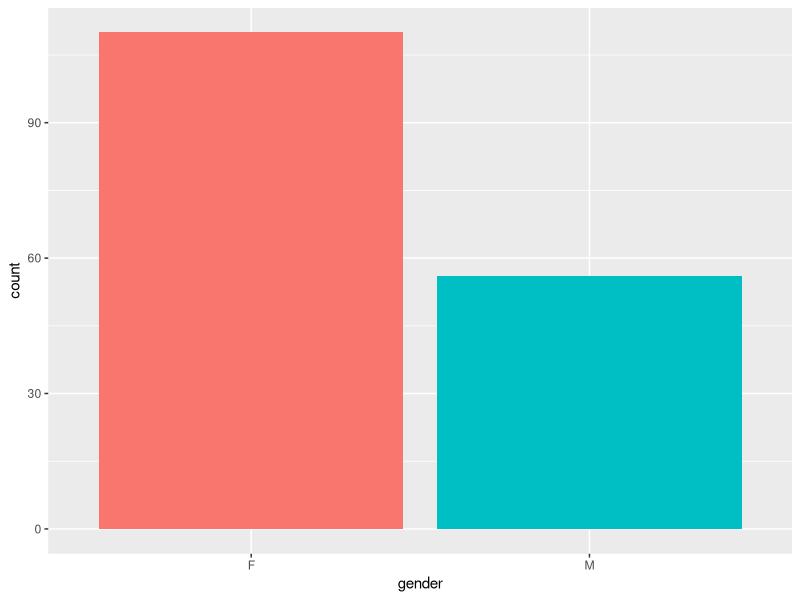
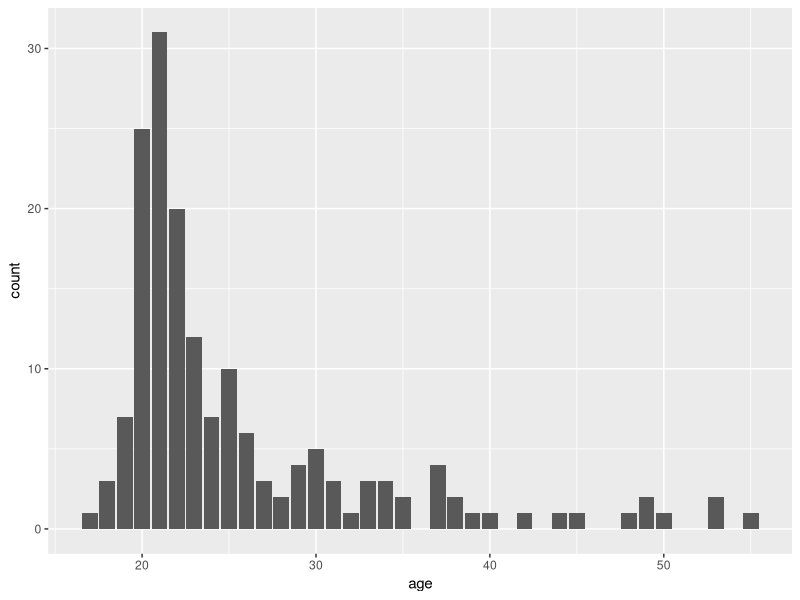
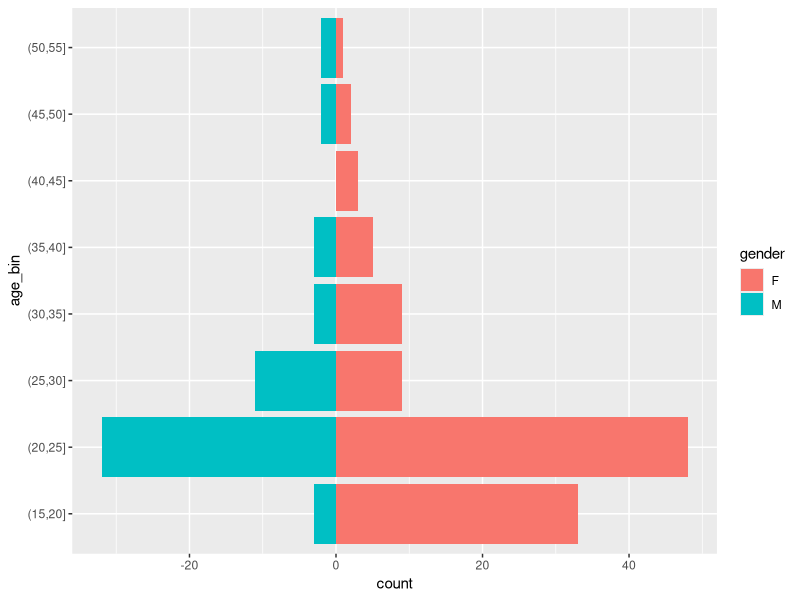
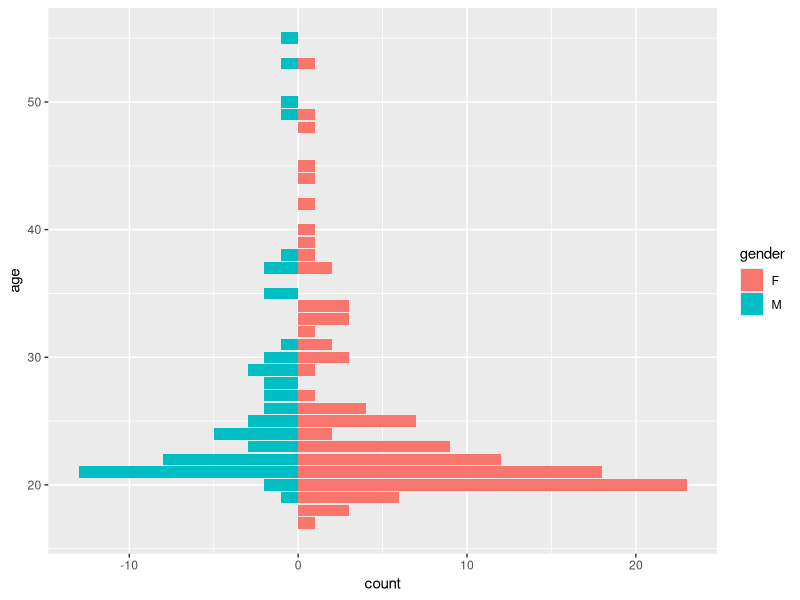
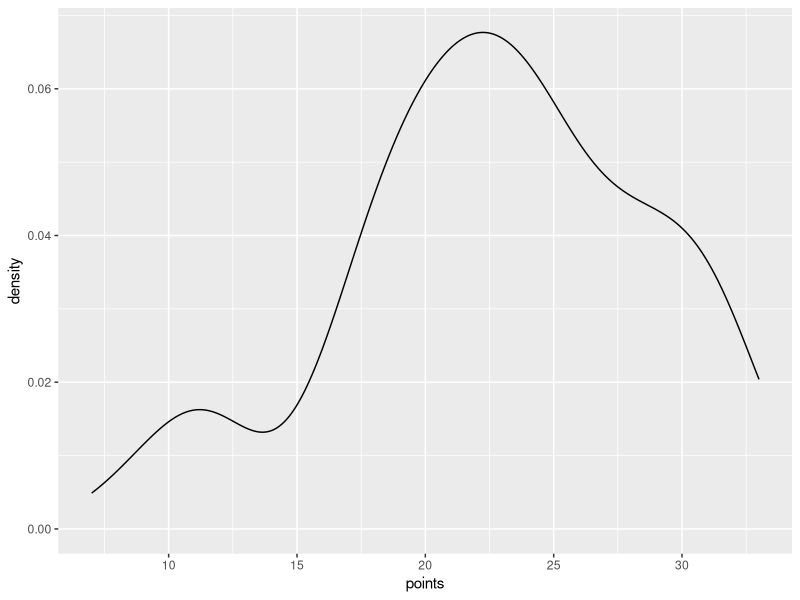
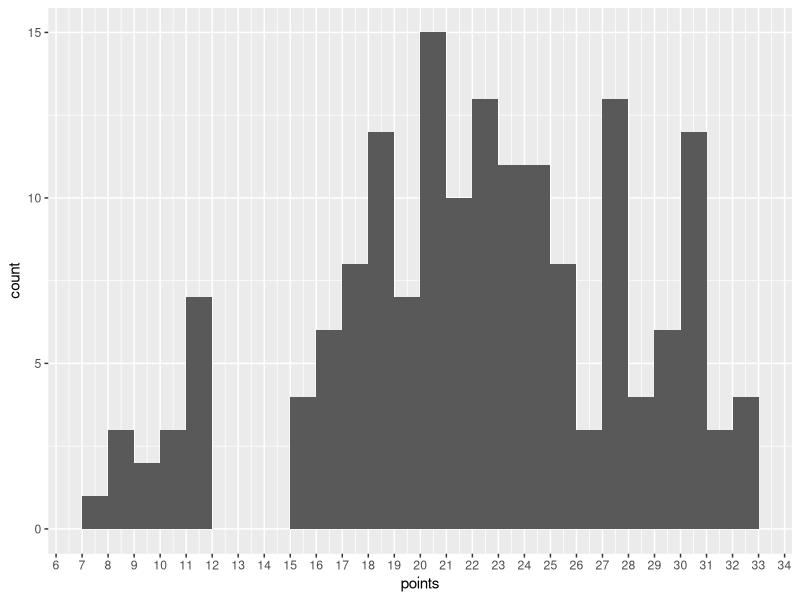
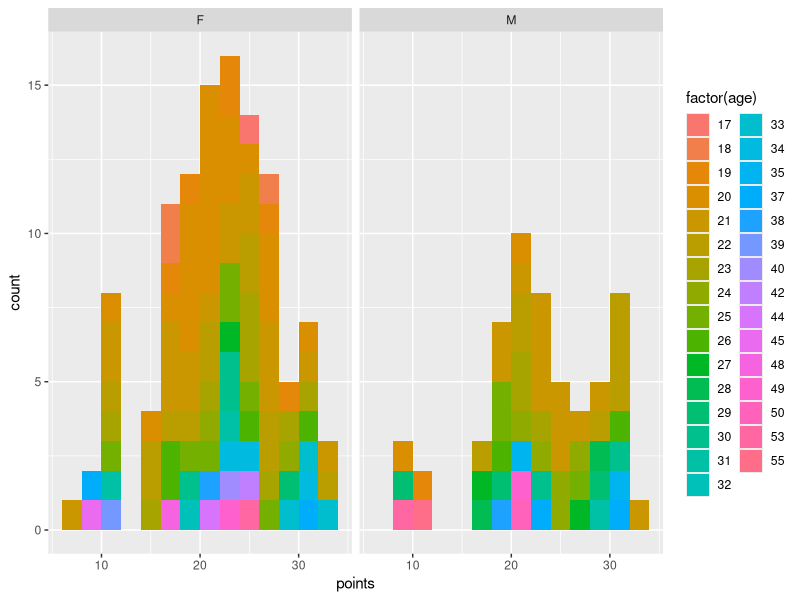
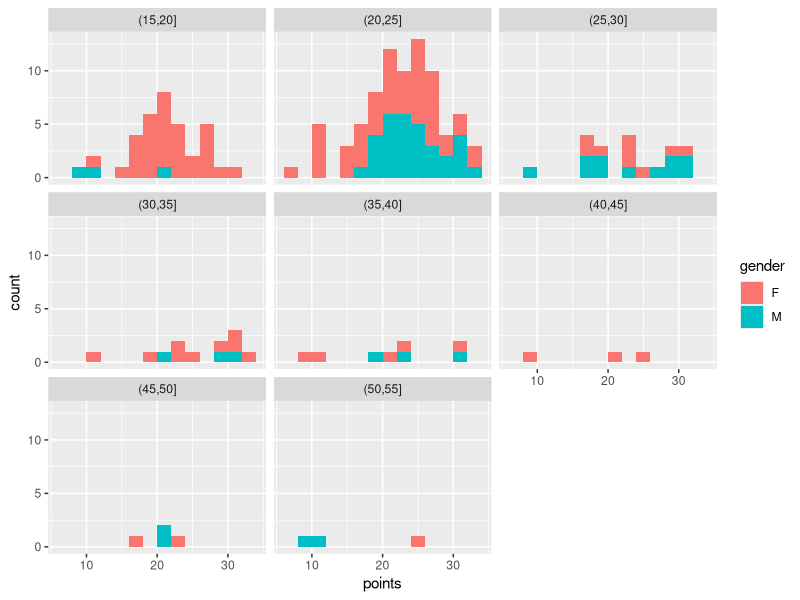

R code for these plots, in order:
## ---- chunk 1
#Dependencies
#install.packages(c("readr","lmtest", "dplyr"))
library(readr)
library(dplyr)
library(lmtest)
## ---- chunk 2
# Timestamp
date()
## ---- chunk 3
lrn2014 <- read_csv('data/learning2014.csv')
## ---- chunk 4
paste("dimensions:",dim(lrn2014))
## ---- chunk 5
spec(lrn2014)
## ---- chunk 6
lrn2014 %>%
  group_by(gender) %>%
  summarize(count = n())
## ---- chunk 7
library(GGally)
library(ggplot2)
lrn2014 %>%
  ggplot(aes(x = gender)) +
  geom_bar(aes(fill = gender), show.legend = FALSE) 
## ---- chunk 8
lrn2014 %>%
  ggplot(aes(x = age)) +
  stat_count()

min(lrn2014$age)
max(lrn2014$age)
median(lrn2014$age)
## ---- chunk 9
lrn2014 %>%
  mutate(age_bin = cut(age, breaks=seq(0,60,5))) %>% # Bin by age
  group_by(gender, age_bin) %>%                      # Group by bin and gender
  summarize(count =n()) %>%                          # Sum over groups
  mutate(count = 
      if_else(gender == 'M', -count, count)) %>%     # Turn one negative
  ggplot(aes(x=count, y = age_bin)) +
  geom_col(aes(fill=gender)) 
## ---- chunk 10
lrn2014 %>%
  group_by(gender, age) %>%                      # Group by bin and gender
  summarize(count =n()) %>%                          # Sum over groups
  mutate(count = 
      if_else(gender == 'M', -count, count)) %>%     # Turn one negative
  ggplot(aes(x=count, y = age)) +
  geom_col(orientation='y',aes(fill=gender)) 
## ---- chunk 11
paste("median:", median(lrn2014$points), ", mean:",mean(lrn2014$points), ", standard deviation:", sd(lrn2014$points))
## ---- chunk 12
lrn2014 %>%
  ggplot(aes(x=points)) +
  geom_density()
## ---- chunk 13
lrn2014 %>%
  ggplot(aes(x=points, tickwidth=1)) +
  geom_histogram(boundary=0,binwidth=1) +
  scale_x_continuous(breaks = seq(0, 40, by = 1))
## ---- chunk 14
lrn2014 %>%
  group_by(gender) %>%
  ggplot(aes(x=points)) +
  geom_histogram(boundary=0,binwidth=2, aes(fill=factor(age))) +
  facet_wrap(~gender)
## ---- chunk 15
lrn2014 %>%
  mutate(age_bin = cut(age, breaks=seq(0,60,5))) %>% # Bin by age
  group_by(gender, age_bin) %>%
  ggplot(aes(x=points)) +
  geom_histogram(boundary=0,binwidth=2, aes(fill=gender)) +
  facet_wrap(~age_bin)
## ---- chunk 16
lrn2014 %>%
  mutate(age_bin = cut(age, breaks=seq(0,60,5))) %>% # Bin by age
  ggplot(aes(x=age_bin, y = points)) +
  stat_boxplot(geom = "errorbar", width = 0.25) +
      geom_boxplot()
## ---- chunk 17
lrn2014 %>%
  mutate(age_bin = cut(age, breaks=seq(0,60,5))) %>% # Bin by age
  ggplot(aes(x=age_bin, y = points)) +
  stat_boxplot(geom = "errorbar", width = 0.25) +
      geom_boxplot()+
  facet_wrap(~gender)
## ---- chunk 18
#lrn2014 %>%
  #select(gender, age, surf, stra, deep, attitude, points) %>%
  #ggpairs(aes(fill=gender, color=gender),lower=list(combo=wrap("facethist",binwidth=0.5))) # Have to add the lower arg so ggpairs doesn't complain
## ---- chunk 19
attitude_model <- lrn2014 %>%
                  lm(points ~ attitude, data = .)
summary(attitude_model)
## ---- chunk 20
three_var_model <- lrn2014 %>%
                  lm(points ~ attitude + stra + surf, data = .)
summary(three_var_model)
## ---- chunk 21
two_var_model <- lrn2014 %>%
                  lm(points ~ attitude + stra, data = .)
summary(two_var_model)
## ---- chunk 22
stra_model <- lrn2014 %>%
                  lm(points ~ stra, data = .)
summary(stra_model)
## ---- chunk 23
summary(attitude_model)
## ---- chunk 24
am <- mean(lrn2014$attitude)
as <- sd(lrn2014$attitude)
print("Range of predictor term within a sd:")
3.5255*c(am-as, am, am+as)

print("Range of ŷ_i within a sd:")
11.6732 + 3.5255*c(am-as, am, am+as)

print("Range of ŷ_i within two sd's:")
11.6732 + 3.5255*c(am-2*as, am, am+2*as)
spec(lrn2014)
## ---- chunk 25
par(mfrow=c(2,2))
plot(attitude_model)
par(mfrow=c(1,1))
## ---- chunk 26
attitude_model_bptest <- bptest(attitude_model)
attitude_model_bptest
## ---- chunk 27
shapiro.test(attitude_model[["residuals"]])
